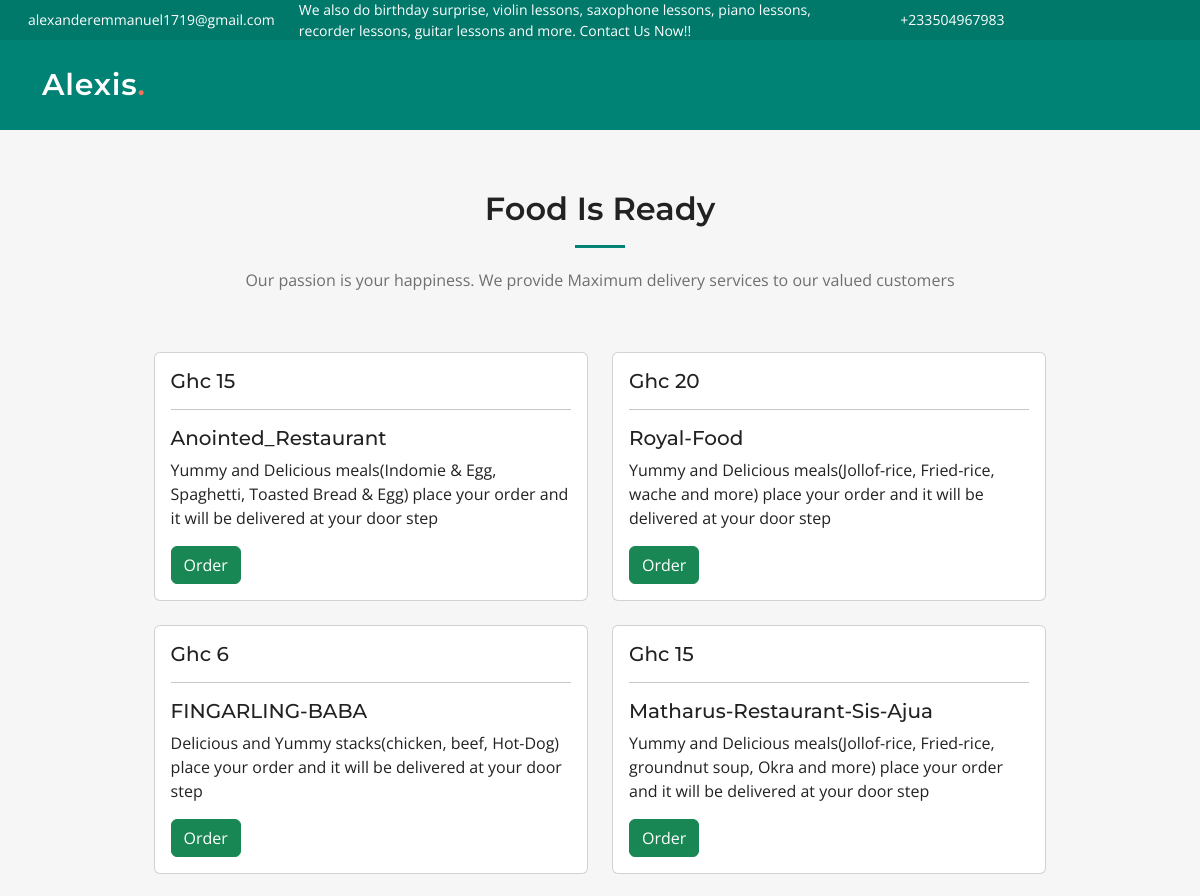
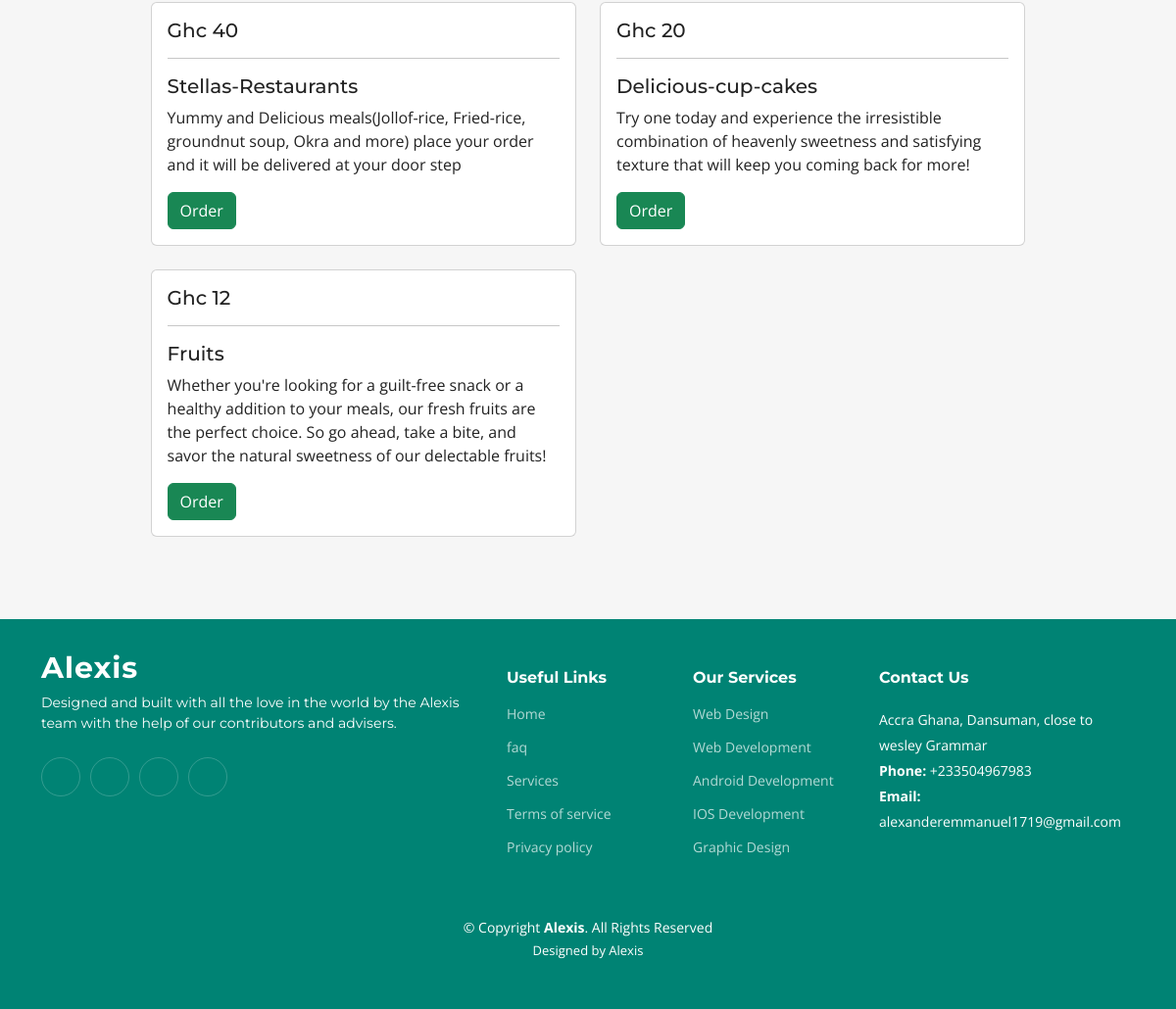
/service/Methodist-University-Shops, run on the app's committed database (2 pictures, top to bottom).
### home/models.py (models this page shows)
class SupportStaffDetails(models.Model):
    location = models.CharField(max_length=288)
    email = models.EmailField()
    contact = models.CharField(max_length=15)
    open_hours = models.CharField(max_length=255)
    twitter_link = models.CharField(max_length=500, null=True, blank=True)
    facebook_link = models.CharField(max_length=500, null=True, blank=True)
    instagram_link = models.CharField(max_length=500, null=True, blank=True)
    linkedin_link = models.CharField(max_length=500, null=True, blank=True)

### services/models.py (models this page shows, shortened)
class Shop(models.Model):
    name = models.CharField(max_length=70)
    price = models.CharField(max_length=70)
    slug = models.SlugField(max_length=255, unique=True)
    description = models.TextField()
    is_active = models.BooleanField(default=True, blank=True)
    image = models.ImageField(upload_to="shops/images", blank=True, null=True)
    services = models.ForeignKey(
        Services, on_delete=models.CASCADE
    )
    created_at = models.DateTimeField(auto_now_add=True, )
    updated_at = models.DateTimeField(auto_now=True)

### services/views.py (the view)
# urls.py: path('<slug:services_slug>', views.store, name="shop_by_services"),
def store(request, services_slug=None):
    staffDetails = SupportStaffDetails.objects.all()[0]
    services = None
    shops = None
    if services_slug != None:
        services = get_object_or_404(Services, slug=services_slug)
        shops = Shop.objects.filter(services=services, is_active=True)
        shop_count = shops.count()
    else:
        shops = Shop.objects.all().filter(is_active=True)
        shop_count = shops.count()
    context = {
        'shops': shops,
        'shop_count': shop_count,
        'staffDetails': staffDetails
    }
    return render(request, 'stores.html', {"context": context})

### templates/stores.html (shortened to what this page needs)
{% load static %} {% include 'base.html' %}
{% block body %}
<section id="store" class="recent-posts sections-bg">
	<div class="container" data-aos="fade-up">
	  <div class="section-header">
		<h2> Food Is Ready </h2>
		{% if context.shops %}
		<p>Our passion is your happiness. We provide Maximum delivery services to our valued customers</p>
		{% else %}
		<p>Empty shops. Shops at this location have not been registered with us!</p>
		{% endif %}
	  </div>
        <div class="bmi">
	    <div class="row">
            {% if context.shops %}
					{% for shop in context.shops %}
					<div class="col-lg-6 mb-4">
					{% if shop.is_active %}
					<div class="card">
						<div class="card-body">
							<h5 class="card-title">Ghc {{shop.price}} <br>
							<hr>
							{{shop.name}}
							</h5>
							<p class="card-text">
							{{shop.description}}
							</p>
							<a href="delivery/{{shop.services.serviceName }}/{{shop.name}}" class="btn btn-success text-white">
								Order
							</a>
						</div>
					</div>
				</div>
				{% endif%}
				{% endfor %}
		{% else %}
		<div class="col-lg-12 order-1 order-lg-2">
			<img src="{% static 'assets/img/empty_cart.png' %}" class="img-fluid rounded-5" alt="" data-aos="zoom-out" data-aos-delay="100">
		  </div>
		{% endif %}
	</div>
</div>
</div>
</section>
{% endblock %}
    {% include 'footer.html' %}

### templates/base.html (shortened to what this page needs)
{% load static %}
<!DOCTYPE html>
<html lang="en">
<head>
  <link href="{% static 'assets/vendor/bootstrap/css/bootstrap.min.css' %} " rel="stylesheet">
  <link href="{% static 'assets/vendor/bootstrap-icons/bootstrap-icons.css' %}" rel="stylesheet">
  <link href="{% static 'assets/vendor/aos/aos.css' %}" rel="stylesheet">
  <link href="{% static 'assets/vendor/glightbox/css/glightbox.min.css' %}" rel="stylesheet">
  <link href="{% static 'assets/vendor/swiper/swiper-bundle.min.css' %}" rel="stylesheet">
  <link href="{% static 'assets/css/main.css' %}" rel="stylesheet">
</head>
<body>
  <section id="topbar" class="topbar d-flex align-items-center">
    <marquee>
    <div class="container d-flex justify-content-center justify-content-md-between">
      <div class="contact-info d-flex align-items-center">
        <i class="bi bi-envelope d-flex align-items-center"><a href="mailto:{{context.staffDetails.email}}">{{context.staffDetails.email}}</a></i>
        <div class="d-flex align-items-center ms-4"><span>We also do birthday surprise, violin lessons, saxophone lessons, piano lessons, recorder lessons, guitar lessons and more. Contact Us Now!!</span></div>
        <i class="bi bi-phone d-flex align-items-center ms-4"><span>{{context.staffDetails.contact}} </span></i>
      </div>
      <div class="social-links d-none d-md-flex align-items-center">
        <a href="{{context.staffDetails.twitter_link}}" class="twitter"><i class="bi bi-twitter"></i></a>
        <a href="{{context.staffDetails.facebook_link}}" class="facebook"><i class="bi bi-facebook"></i></a>
        <a href="{{context.staffDetails.instagram_link}}" class="instagram"><i class="bi bi-instagram"></i></a>
        <a href="{{context.staffDetails.linkedin_link}}" class="linkedin"><i class="bi bi-linkedin"></i></i></a>
      </div>
    </div>
  </marquee>
  </section>
  <header id="header" class="header d-flex align-items-center">
    <div class="container-fluid container-xl d-flex align-items-center justify-content-between">
      <a href="{% url 'home' %}" class="logo d-flex align-items-center">
        <h1>Alexis<span>.</span></h1>
      </a>
      <i class="mobile-nav-toggle mobile-nav-show bi bi-list"></i>
    </div>
  </header>

### templates/footer.html (shortened to what this page needs)
{% load static %}
  <footer id="footer" class="footer">
    <div class="container">
      <div class="row gy-4">
        <div class="col-lg-5 col-md-12 footer-info">
          <a href="index.html" class="logo d-flex align-items-center">
            <span>Alexis</span>
          </a>
          <p>Designed and built with all the love in the world by the Alexis team with the help of our contributors and advisers.</p>
          <div class="social-links d-flex mt-4">
            <a href="https://www.{{context.staffDetails.twitter_link}}" target="_blank" class="twitter"><i class="bi bi-twitter"></i></a>
            <a href="https://www.{{context.staffDetails.facebook_link}}" target="_blank" class="facebook"><i class="bi bi-facebook"></i></a>
            <a href="https://www.{{context.staffDetails.instagram_link}}" target="_blank" class="instagram"><i class="bi bi-instagram"></i></a>
            <a href="https://www.{{context.staffDetails.linkedin_link}}" target="_blank" class="linkedin"><i class="bi bi-linkedin"></i></a>
          </div>
        </div>
        <div class="col-lg-2 col-6 footer-links">
          <h4>Useful Links</h4>
          <ul>
            <li><a href="#">Home</a></li>
            <li><a href="#faq">faq</a></li>
            <li><a href="#services">Services</a></li>
            <li><a href="#">Terms of service</a></li>
            <li><a href="#">Privacy policy</a></li>
          </ul>
        </div>
        <div class="col-lg-2 col-6 footer-links">
          <h4>Our Services</h4>
          <ul>
            <li><a href="{% url 'contact' %}">Web Design</a></li>
            <li><a href="{% url 'contact' %}">Web Development</a></li>
            <li><a href="{% url 'contact' %}">Android Development</a></li>
            <li><a href="{% url 'contact' %}">IOS Development</a></li>
            <li><a href="{% url 'contact' %}">Graphic Design</a></li>
          </ul>
        </div>
        <div class="col-lg-3 col-md-12 footer-contact text-center text-md-start">
          <h4>Contact Us</h4>
          <p>
            {{context.staffDetails.location}} <br>
            <strong>Phone:</strong> {{context.staffDetails.contact}}<br>
            <strong>Email:</strong> {{context.staffDetails.email}}<br>
          </p>
        </div>
      </div>
    </div>
    <div class="container mt-4">
      <div class="copyright">
        &copy; Copyright <strong><span>Alexis</span></strong>. All Rights Reserved
      </div>
      <div class="credits">
        Designed by <a href="#">Alexis</a>
      </div>
    </div>
  </footer>
</body>
</html>

### static/assets/css/main.css (style rules this page uses)
:root { --font-default: "Open Sans", system-ui, -apple-system, "Segoe UI", Roboto, "Helvetica Neue", Arial, "Noto Sans", "Liberation Sans", sans-serif, "Apple Color Emoji", "Segoe UI Emoji", "Segoe UI Symbol", "Noto Color Emoji"; --font-primary: "Montserrat", sans-serif; --font-secondary: "Poppins", sans-serif; }
:root { --color-default: #222222; --color-primary: #008374; --color-secondary: #f85a40; }
:root { scroll-behavior: smooth; }
body { font-family: var(--font-default); color: var(--color-default); }
a { color: var(--color-primary); text-decoration: none; }
h1, h2, h3, h4, h5, h6 { font-family: var(--font-primary); }
section { padding: 60px 0; overflow: hidden; }
.sections-bg { background-color: #f6f6f6; }
.section-header { text-align: center; padding-bottom: 60px; }
.section-header h2 { font-size: 32px; font-weight: 600; margin-bottom: 20px; padding-bottom: 20px; position: relative; }
.section-header h2:after { content: ""; position: absolute; display: block; width: 50px; height: 3px; background: var(--color-primary); left: 0; right: 0; bottom: 0; margin: auto; }
.section-header p { margin-bottom: 0; color: #6f6f6f; }
.topbar { background: #00796b; height: 40px; font-size: 14px; transition: all 0.5s; color: #fff; padding: 0; }
.topbar .contact-info i { font-style: normal; color: #fff; line-height: 0; }
.topbar .contact-info i a, .topbar .contact-info i span { padding-left: 5px; color: #fff; }
.topbar .contact-info i a { line-height: 0; transition: 0.3s; }
.topbar .social-links a { color: rgba(255, 255, 255, 0.7); line-height: 0; transition: 0.3s; margin-left: 20px; }
.header { transition: all 0.5s; z-index: 997; height: 90px; background-color: var(--color-primary); }
.header .logo h1 { font-size: 30px; margin: 0; font-weight: 600; letter-spacing: 0.8px; color: #fff; font-family: var(--font-primary); }
.header .logo h1 span { color: #f96f59; }
section { scroll-margin-top: 70px; }
@media (max-width: 1279px) { .mobile-nav-show { color: rgba(255, 255, 255, 0.6); font-size: 28px; cursor: pointer; line-height: 0; transition: 0.5s; z-index: 9999; margin-right: 10px; } }
.footer { font-size: 14px; background-color: var(--color-primary); padding: 50px 0; color: white; }
.footer .footer-info .logo { line-height: 0; margin-bottom: 25px; }
.footer .footer-info .logo span { font-size: 30px; font-weight: 700; letter-spacing: 1px; color: #fff; font-family: var(--font-primary); }
.footer .footer-info p { font-size: 14px; font-family: var(--font-primary); }
.footer .social-links a { display: flex; align-items: center; justify-content: center; width: 40px; height: 40px; border-radius: 50%; border: 1px solid rgba(255, 255, 255, 0.2); font-size: 16px; color: rgba(255, 255, 255, 0.7); margin-right: 10px; transition: 0.3s; }
.footer h4 { font-size: 16px; font-weight: bold; position: relative; padding-bottom: 12px; }
.footer .footer-links { margin-bottom: 30px; }
.footer .footer-links ul { list-style: none; padding: 0; margin: 0; }
.footer .footer-links ul li { padding: 10px 0; display: flex; align-items: center; }
.footer .footer-links ul li:first-child { padding-top: 0; }
.footer .footer-links ul a { color: rgba(255, 255, 255, 0.7); transition: 0.3s; display: inline-block; line-height: 1; }
.footer .footer-contact p { line-height: 26px; }
.footer .copyright { text-align: center; }
.footer .credits { padding-top: 4px; text-align: center; font-size: 13px; }
.footer .credits a { color: #fff; }

### templates/stores.html (style rules this page uses)
.bmi { margin-left: 10%; margin-right: 10%; width: auto; }

### data on the page
SupportStaffDetails: staffDetails.email "alexanderemmanuel1719@gmail.com", staffDetails.contact "+233504967983", staffDetails.location "Accra Ghana, Dansuman, close to wesley Grammar"
Shop: price "15", name "Anointed_Restaurant", description "Yummy and Delicious meals(Indomie & Egg, Spaghetti, Toasted Bread & Egg) place your order and it will be delivered at your door step"
Shop: price "20", name "Royal-Food", description "Yummy and Delicious meals(Jollof-rice, Fried-rice, wache and more) place your order and it will be delivered at your door step"
Shop: price "6", name "FINGARLING-BABA", description "Delicious and Yummy stacks(chicken, beef, Hot-Dog) place your order and it will be delivered at your door step"
Shop: price "15", name "Matharus-Restaurant-Sis-Ajua", description "Yummy and Delicious meals(Jollof-rice, Fried-rice, groundnut soup, Okra and more) place your order and it will be delivered at your door step"
Shop: price "40", name "Stellas-Restaurants", description "Yummy and Delicious meals(Jollof-rice, Fried-rice, groundnut soup, Okra and more) place your order and it will be delivered at your door step"
Shop: price "20", name "Delicious-cup-cakes", description "Try one today and experience the irresistible combination of heavenly sweetness and satisfying texture that will keep you coming back for more!"
Shop: price "12", name "Fruits", description "Whether you're looking for a guilt-free snack or a healthy addition to your meals, our fresh fruits are the perfect choice. So go ahead, take a bite, and savor the natural sweetness of our delectable fruits!"
